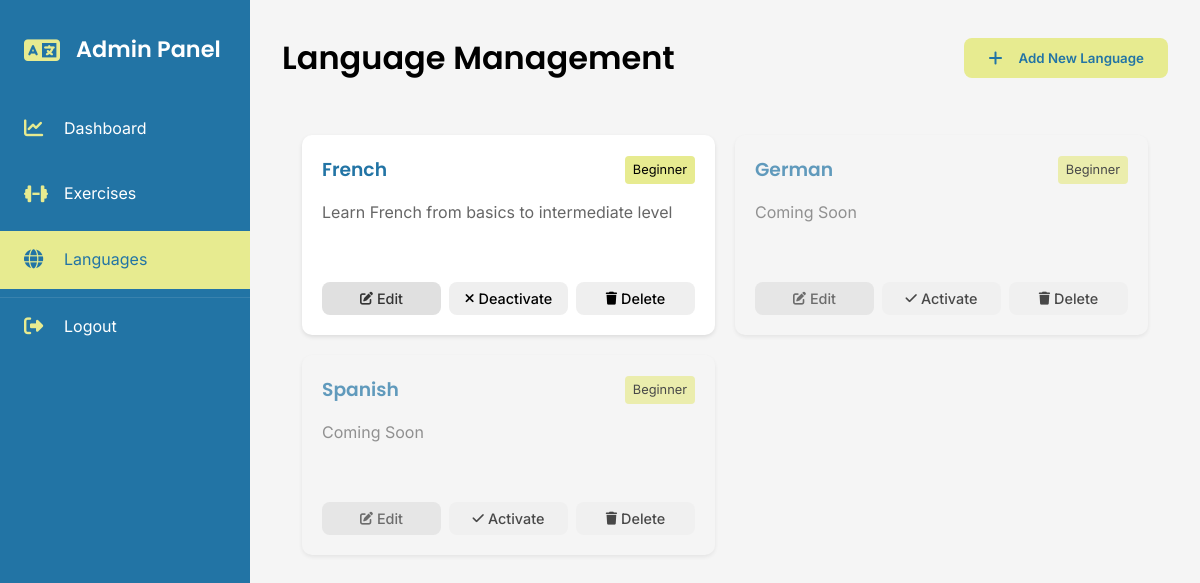
Before: /view/admin/languages.php (signed in) with the older database file.
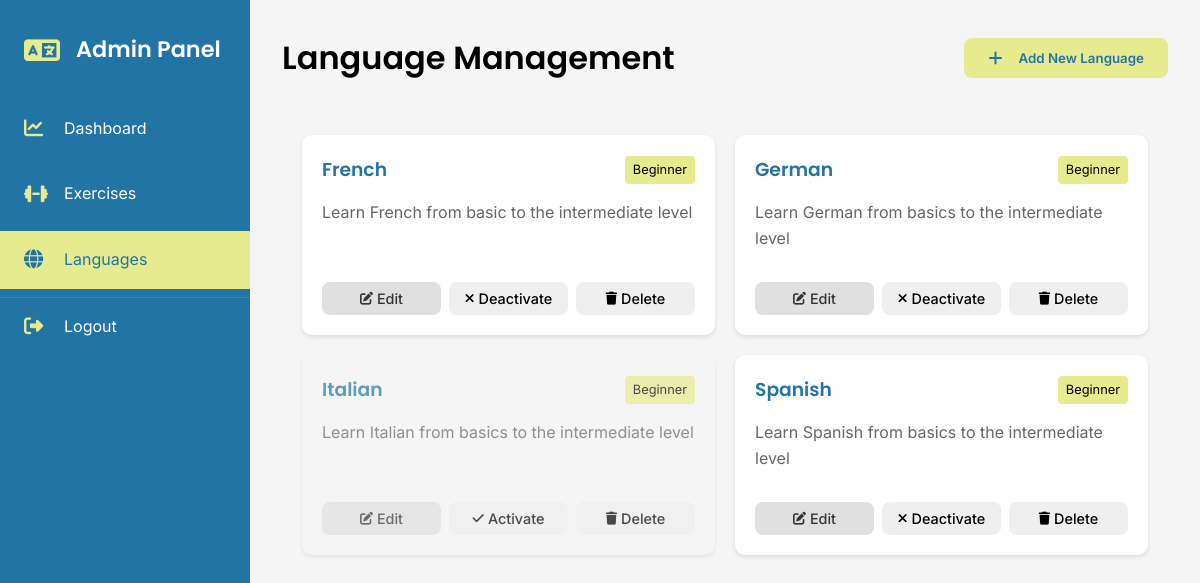
After: the same page with the newer database file.
### tables this page shows
CREATE TABLE `languages` (
  `languageId` int(11) NOT NULL,
  `languageName` varchar(50) NOT NULL,
  `level` enum('Beginner','Intermediate','Advanced') NOT NULL,
  `description` text DEFAULT NULL,
  `active` tinyint(1) DEFAULT 1,
  `languageCode` varchar(2) NOT NULL DEFAULT 'en'
);

### view/admin/languages.php (the view, shortened to what this page needs)
<?php
require_once '../../config/db_connect.php';
$languages = $pdo->query("SELECT * FROM languages ORDER BY languageName")->fetchAll();
?>
<!DOCTYPE html>
<html lang="en">
<head>
    <link rel="stylesheet" href="https://cdnjs.cloudflare.com/ajax/libs/font-awesome/6.5.1/css/all.min.css">
    <link rel="stylesheet" href="../../assets/css/styles.css">
    <link rel="stylesheet" href="../../assets/css/admin/dashboard.css">
    <link rel="stylesheet" href="../../assets/css/admin/languages.css">
</head>
<body>
    <div class="admin-container">
        <?php include 'includes/sidebar.php'; ?>
        <main class="main-content">
            <div class="content-header">
                <h1>Language Management</h1>
                <button class="btn btn-primary" onclick="showAddLanguageModal()">
                    <i class="fas fa-plus"></i> Add New Language
                </button>
            </div>
            <div class="languages-grid">
                <?php foreach ($languages as $language): ?>
                    <div class="language-card <?= $language['active'] ? 'active' : 'inactive' ?>" data-id="<?= $language['languageId'] ?>">
                        <div class="language-header">
                            <h3><?= htmlspecialchars($language['languageName']) ?></h3>
                            <span class="level-badge"><?= htmlspecialchars($language['level']) ?></span>
                        </div>
                        <p class="description"><?= htmlspecialchars($language['description']) ?></p>
                        <div class="language-actions">
                            <button class="btn btn-secondary" onclick="editLanguage(<?= htmlspecialchars(json_encode($language)) ?>)">
                                <i class="fas fa-edit"></i> Edit
                            </button>
                            <button class="btn <?= $language['active'] ? 'btn-danger' : 'btn-success' ?>"
                                    onclick="toggleLanguage(<?= $language['languageId'] ?>, <?= $language['active'] ?>)">
                                <i class="fas fa-<?= $language['active'] ? 'times' : 'check' ?>"></i>
                                <?= $language['active'] ? 'Deactivate' : 'Activate' ?>
                            </button>
                            <button class="btn btn-danger" onclick="confirmDeleteLanguage(<?= $language['languageId'] ?>, '<?= htmlspecialchars($language['languageName']) ?>')">
                                <i class="fas fa-trash"></i> Delete
                            </button>
                        </div>
                    </div>
                <?php endforeach; ?>
            </div>
        </main>
    </div>
</body>
</html>

Changed rows visible on the page:
changed languages "French": description "Learn French from basics to intermediate level" → "Learn French from basic to the intermediate level"
changed languages "German": description "Coming Soon" → "Learn German from basics to the intermediate level"; active "Activate" → "Deactivate"
added languages: languageName "Italian", level "Beginner", description "Learn Italian from basics to the intermediate level", active 0 (drawn)
changed languages "Spanish": description "Coming Soon" → "Learn Spanish from basics to the intermediate level"; active "Activate" → "Deactivate"
